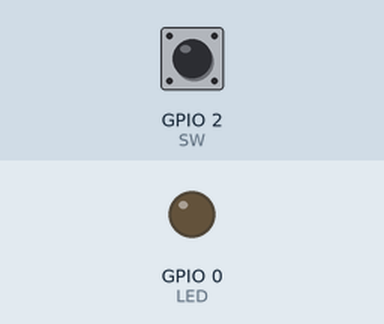
Recording of a sketch running on a simulated ESP8266 (NodeMCU). Shown: output pins drawn as LEDs (lit = HIGH). The test bench sets the inputs (shaded band); at power-on: GPIO 2 (SW) HIGH. WiFi joins after 1.5 s; servers stay silent unless stated; uploads are accepted with an empty reply; what the sketch prints to the serial monitor is not drawn.

Above: at 2.7 s.
2.8 s: GPIO 2 (SW) pulled LOW for 0.15 s
At 4.0 s:
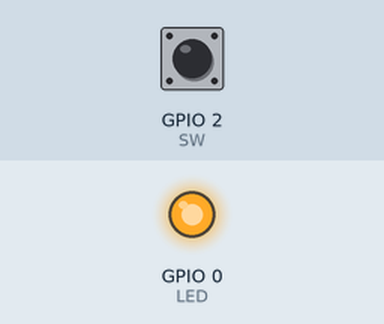
4.4 s: GPIO 2 (SW) pulled LOW for 1 s
At 5.5 s:
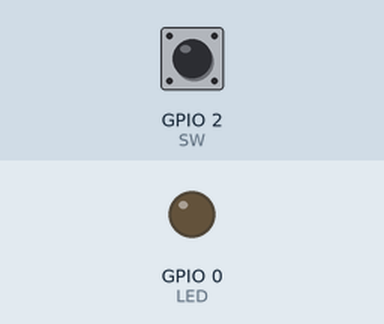
6.9 s: GPIO 2 (SW) pulled LOW for 3.2 s
At 7.2 s:
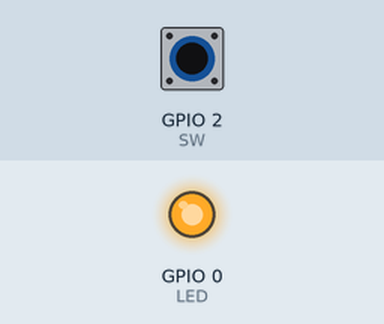
Timing chart, 0 to 9.9 s (numbered marks = the images above; inputs shaded):
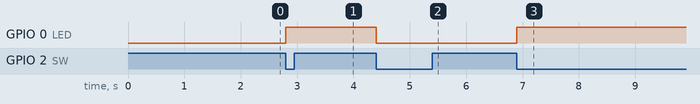

The sketch:

Test_light.ino
```cpp
#include <ESP8266WiFi.h>
#include <WiFiClient.h>
#include <ESP8266WebServer.h>
#include <ESP8266HTTPClient.h>

const char MAIN_page[] PROGMEM = R"=====(
  <!DOCTYPE html>
  <html>
  <body>
  <center>
  <h1>WiFi LED on off demo: 1</h1><br>
  Ciclk to turn <a href="/control/light_pin_1=1">LED ON</a><br>
  Ciclk to turn <a href="/control/light_pin_1=0">LED OFF</a><br>
  <hr>
  </center>
  </body>
  </html>
)=====";

//Static IP address configuration
IPAddress staticIP(192, 168, 1, 160); //ESP static ip
IPAddress gateway(192, 168, 1, 1);   //IP Address of your WiFi Router (Gateway)
IPAddress subnet(255, 255, 255, 0);  //Subnet mask
IPAddress dns(8, 8, 8, 8);  //DNS


const char* ssid = "Akylly_Ahal_1";
const char* password = "akylly_ahal_1";
const char* deviceName = "Light control";
String serverUrl = "192.168.1.252";
String payload;
String device_key = "light_control_esp";
String command = "light_pin_1";

#define LED 0
#define SW 2

boolean ledState=false;
boolean buttonState=1;
boolean lastButtonState=1;

ESP8266WebServer server(80);


void handleRoot() {
 String s = MAIN_page;
 server.send(200, "text/html", s);
}

void handleDevice() {
  String light1 = server.arg("light_pin_1");

  light1.trim();

  if(light1 == "1"){
        digitalWrite(LED, 1);

  }
  else if(light1 == "0"){
        digitalWrite(LED, 0);
  }
  server.send(200, "text/html", "OK");
}

void handlePong() {
  server.send(200, "text/html", device_key);
}


void setup(void){
  pinMode(LED, OUTPUT);
  pinMode(SW, INPUT);
  digitalWrite(LED, LOW);

  Serial.begin(115200);
  WiFi.begin(ssid, password);
  Serial.println("");
  WiFi.disconnect();
  WiFi.hostname(deviceName);
  WiFi.config(staticIP, subnet, gateway, dns);
  WiFi.begin(ssid, password);

  WiFi.mode(WIFI_STA);

//
while (WiFi.status() != WL_CONNECTED) {
    delay(500);
    Serial.print(".");
 }

  Serial.println("");
  Serial.print("Connected to ");
  Serial.println(ssid);
  Serial.print("IP address: ");
  Serial.println(WiFi.localIP());

  server.on("/", handleRoot);
  server.on("/control/", handleDevice);
  server.on("/ping/", handlePong);

  server.begin();
  Serial.println("HTTP server started");
}
void loop(void){
  server.handleClient();
  buttonStateChange();
}

boolean debounce(boolean last)
{
  boolean cur=digitalRead(SW);
  if (last!=cur);
  {
    delay(5);
    cur=digitalRead(SW);
  }
  return cur;
}

void buttonStateChange() {
  buttonState = debounce(lastButtonState);
  if (lastButtonState==1 && buttonState==0){
    ledState =! ledState;
    String argument_data = "?device_key="+device_key+"&state="+String(ledState);
    digitalWrite(LED, ledState);
    sendRequest("http://"+serverUrl+"/esp/setState/",argument_data);
  }
  lastButtonState = buttonState;
  digitalWrite(LED, ledState);
}

void sendRequest(String path, String sendingData){
  if(WiFi.status()== WL_CONNECTED){
    String serverPath = path+sendingData;
    Serial.println(serverPath);
    payload = httpGETRequest(serverPath.c_str());
    Serial.println(payload);
  }
  else {
    Serial.println("WiFi Disconnected");
  }
}

String httpGETRequest(const char* serverName) {
  WiFiClient client;
  HTTPClient http;
  http.begin(client, serverName);
  int httpResponseCode = http.GET();
  String payload = "{}";
  if (httpResponseCode>0) {
    Serial.print("HTTP Response code: ");
    Serial.println(httpResponseCode);
    payload = http.getString();
  }
  else {
    Serial.print("Error code: ");
    Serial.println(httpResponseCode);
  }
  http.end();
  return payload;
}
```

Measured:
- after the input at 2.8 s, GPIO 0 (LED): LOW → HIGH at once
- after the input at 4.4 s, GPIO 0 (LED): HIGH → LOW at once
- after the input at 6.9 s, GPIO 0 (LED): LOW → HIGH at once
